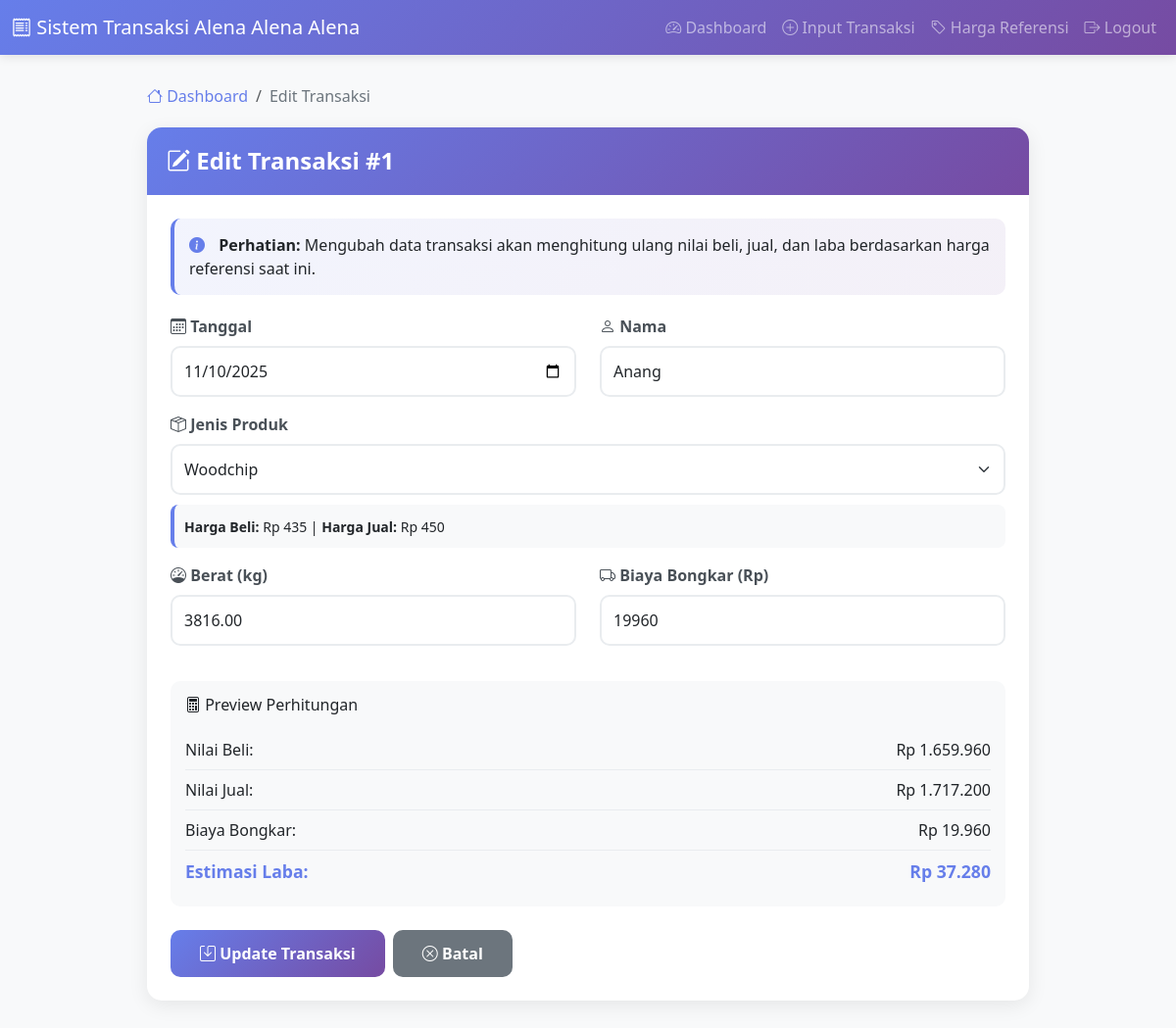
Page /edit_transaksi.php?id=4 (signed in) on the committed database.
### tables this page shows
CREATE TABLE `transaksi` (
  `id` int(11) NOT NULL,
  `tanggal` date DEFAULT NULL,
  `nama` varchar(255) DEFAULT NULL,
  `jenis` varchar(255) DEFAULT NULL,
  `berat` decimal(10,2) DEFAULT NULL,
  `beli` decimal(10,2) DEFAULT NULL,
  `jual` decimal(10,2) DEFAULT NULL,
  `bongkar` varchar(255) DEFAULT NULL,
  `laba` decimal(10,2) DEFAULT NULL,
  `nomor_transaksi` int(11) DEFAULT NULL
);

### edit_transaksi.php (the view, shortened to what this page needs)
<?php
require_once 'config.php';
$row = null;
$id = filter_var($_GET['id'], FILTER_VALIDATE_INT);
$stmt = $conn->prepare("SELECT * FROM transaksi WHERE id = ?");
$stmt->bind_param("i", $id);
$stmt->execute();
$result = $stmt->get_result();
if ($result->num_rows > 0) {
    $row = $result->fetch_assoc();
} else {
    redirect('dashboard.php', 'Data transaksi tidak ditemukan!', 'error');
}
$sql_jenis = "SELECT jenis, harga_beli, harga_jual FROM harga_referensi ORDER BY jenis";
$result_jenis = $conn->query($sql_jenis);
?>
<!DOCTYPE html>
<html lang="id">
<head>
    <link href="https://cdn.jsdelivr.net/npm/bootstrap@5.3.0/dist/css/bootstrap.min.css" rel="stylesheet">
    <link rel="stylesheet" href="https://cdn.jsdelivr.net/npm/bootstrap-icons@1.10.0/font/bootstrap-icons.css">
</head>
<body>
    <nav class="navbar navbar-expand-lg navbar-dark">
        <div class="container-fluid">
            <a class="navbar-brand" href="#">
                <i class="bi bi-receipt"></i> Sistem Transaksi Alena Alena Alena
            </a>
            <div class="collapse navbar-collapse" id="navbarNav">
                <ul class="navbar-nav ms-auto">
                    <li class="nav-item">
                        <a class="nav-link" href="dashboard.php">
                            <i class="bi bi-speedometer2"></i> Dashboard
                        </a>
                    </li>
                    <li class="nav-item">
                        <a class="nav-link" href="index.php">
                            <i class="bi bi-plus-circle"></i> Input Transaksi
                        </a>
                    </li>
                    <li class="nav-item">
                        <a class="nav-link" href="crud_harga_referensi.php">
                            <i class="bi bi-tag"></i> Harga Referensi
                        </a>
                    </li>
                    <li class="nav-item">
                        <a class="nav-link" href="logout.php">
                            <i class="bi bi-box-arrow-right"></i> Logout
                        </a>
                    </li>
                </ul>
            </div>
        </div>
    </nav>
    <div class="container-main">
        <nav aria-label="breadcrumb">
            <ol class="breadcrumb">
                <li class="breadcrumb-item"><a href="dashboard.php"><i class="bi bi-house"></i> Dashboard</a></li>
                <li class="breadcrumb-item active">Edit Transaksi</li>
            </ol>
        </nav>
        <div class="card">
            <div class="card-header">
                <h4><i class="bi bi-pencil-square"></i> Edit Transaksi #<?= $row['nomor_transaksi'] ?></h4>
            </div>
            <div class="card-body p-4">
                <div class="info-box">
                    <i class="bi bi-info-circle-fill"></i>
                    <strong>Perhatian:</strong> Mengubah data transaksi akan menghitung ulang nilai beli, jual, dan laba berdasarkan harga referensi saat ini.
                </div>
                <form method="POST" action="" id="editForm">
                    <div class="row">
                        <div class="col-md-6 mb-3">
                            <label for="tanggal" class="form-label">
                                <i class="bi bi-calendar3"></i> Tanggal
                            </label>
                            <input type="date" class="form-control" id="tanggal" name="tanggal"
                                   value="<?= $row['tanggal'] ?>" required>
                        </div>
                        <div class="col-md-6 mb-3">
                            <label for="nama" class="form-label">
                                <i class="bi bi-person"></i> Nama
                            </label>
                            <input type="text" class="form-control" id="nama" name="nama"
                                   value="<?= htmlspecialchars($row['nama']) ?>"
                                   placeholder="Masukkan nama pelanggan" required minlength="3">
                        </div>
                    </div>
                    <div class="mb-3">
                        <label for="jenis" class="form-label">
                            <i class="bi bi-box-seam"></i> Jenis Produk
                        </label>
                        <select class="form-select" name="jenis" id="jenis" required>
                            <?php
                            if ($result_jenis && $result_jenis->num_rows > 0) {
                                while ($row_jenis = $result_jenis->fetch_assoc()) {
                                    $selected = ($row_jenis['jenis'] == $row['jenis']) ? 'selected' : '';
                                    echo "<option value='" . htmlspecialchars($row_jenis['jenis']) . "'
                                          data-beli='" . $row_jenis['harga_beli'] . "'
                                          data-jual='" . $row_jenis['harga_jual'] . "' $selected>"
                                          . htmlspecialchars($row_jenis['jenis']) . "</option>";
                                }
                            }
                            ?>
                        </select>
                        <div id="productInfo" class="product-info">
                            <small>
                                <strong>Harga Beli:</strong> <span id="hargaBeli">-</span> |
                                <strong>Harga Jual:</strong> <span id="hargaJual">-</span>
                            </small>
                        </div>
                    </div>
                    <div class="row">
                        <div class="col-md-6 mb-3">
                            <label for="berat" class="form-label">
                                <i class="bi bi-speedometer"></i> Berat (kg)
                            </label>
                            <input type="number" class="form-control" id="berat" name="berat"
                                   value="<?= $row['berat'] ?>"
                                   placeholder="0" step="0.01" min="0.01" required>
                        </div>
                        <div class="col-md-6 mb-3">
                            <label for="bongkar" class="form-label">
                                <i class="bi bi-truck"></i> Biaya Bongkar (Rp)
                            </label>
                            <input type="number" class="form-control" id="bongkar" name="bongkar"
                                   value="<?= $row['bongkar'] ?>"
                                   placeholder="0" step="1000" min="0" required>
                        </div>
                    </div>
                    <div class="calculation-preview" id="calcPreview" style="display: none;">
                        <h6 class="mb-3"><i class="bi bi-calculator"></i> Preview Perhitungan</h6>
                        <div class="calculation-row">
                            <span>Nilai Beli:</span>
                            <span id="previewBeli">Rp 0</span>
                        </div>
                        <div class="calculation-row">
                            <span>Nilai Jual:</span>
                            <span id="previewJual">Rp 0</span>
                        </div>
                        <div class="calculation-row">
                            <span>Biaya Bongkar:</span>
                            <span id="previewBongkar">Rp 0</span>
                        </div>
                        <div class="calculation-row">
                            <span>Estimasi Laba:</span>
                            <span id="previewLaba">Rp 0</span>
                        </div>
                    </div>
                    <div class="d-flex gap-2 mt-4">
                        <button type="submit" class="btn btn-submit" name="update_transaksi">
                            <i class="bi bi-save"></i> Update Transaksi
                        </button>
                        <a href="dashboard.php" class="btn btn-cancel">
                            <i class="bi bi-x-circle"></i> Batal
                        </a>
                    </div>
                </form>
            </div>
        </div>
    </div>
</body>
</html>

### edit_transaksi.php (style rules this page uses)
:root { --primary-gradient: linear-gradient(135deg, #667eea 0%, #764ba2 100%); }
body { background-color: #f8f9fa; font-family: 'Segoe UI', Tahoma, Geneva, Verdana, sans-serif; }
.navbar { background: var(--primary-gradient) !important; box-shadow: 0 2px 10px rgba(0,0,0,0.1); }
.container-main { max-width: 900px; margin: 30px auto; }
.card { border: none; border-radius: 15px; box-shadow: 0 5px 20px rgba(0,0,0,0.08); overflow: hidden; }
.card-header { background: var(--primary-gradient); color: white; padding: 20px; border: none; }
.card-header h4 { margin: 0; font-weight: 600; }
.breadcrumb { background: transparent; padding: 0; margin-bottom: 20px; }
.breadcrumb-item a { color: #667eea; text-decoration: none; }
.breadcrumb-item.active { color: #6c757d; }
.form-label { font-weight: 600; color: #495057; margin-bottom: 8px; }
.form-control, .form-select { border-radius: 10px; padding: 12px; border: 2px solid #e9ecef; transition: all 0.3s; }
.btn-submit { background: var(--primary-gradient); border: none; padding: 12px 30px; border-radius: 10px; font-weight: 600; transition: transform 0.2s; color: white; }
.btn-cancel { background: #6c757d; border: none; padding: 12px 30px; border-radius: 10px; font-weight: 600; transition: transform 0.2s; color: white; }
.info-box { background: linear-gradient(135deg, #667eea15 0%, #764ba215 100%); border-left: 4px solid #667eea; padding: 15px; border-radius: 10px; margin-bottom: 20px; }
.info-box i { color: #667eea; margin-right: 10px; }
.product-info { display: none; margin-top: 10px; padding: 10px; background-color: #f8f9fa; border-radius: 8px; border-left: 4px solid #667eea; }
.calculation-preview { background: #f8f9fa; padding: 15px; border-radius: 10px; margin-top: 20px; }
.calculation-row { display: flex; justify-content: space-between; padding: 8px 0; border-bottom: 1px solid #e9ecef; }
.calculation-row:last-child { border-bottom: none; font-weight: 700; color: #667eea; font-size: 1.1rem; }

### rows in the picture
transaksi: nomor_transaksi "1", tanggal "11/10/2025", nama "Anang", berat "3816.00", bongkar "19960"

### other values in the picture
form field jenis "Woodchip"
